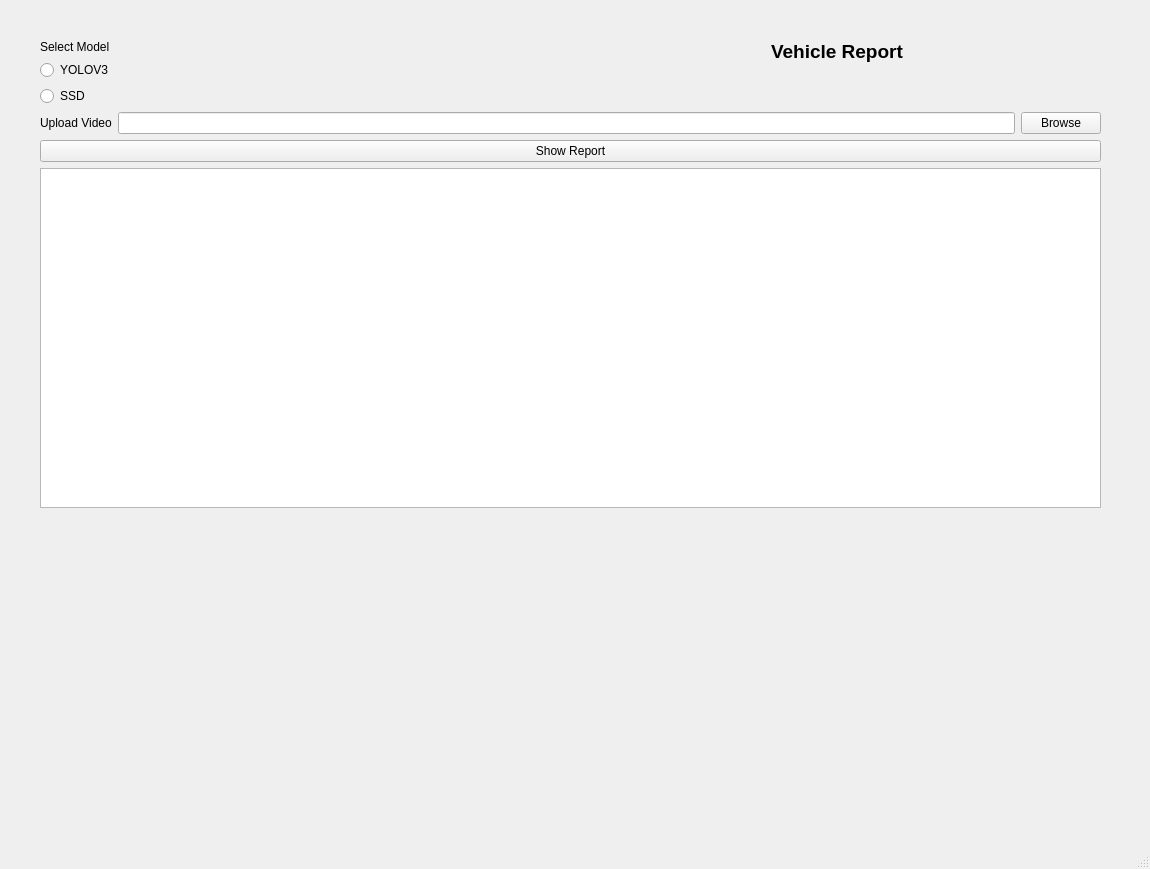
<?xml version="1.0" encoding="UTF-8"?>
<ui version="4.0">
 <class>MainWindow</class>
 <widget class="QMainWindow" name="MainWindow">
  <property name="geometry">
   <rect>
    <x>0</x>
    <y>0</y>
    <width>1150</width>
    <height>869</height>
   </rect>
  </property>
  <property name="windowTitle">
   <string>Vehicle Report Shower</string>
  </property>
  <widget class="QWidget" name="centralwidget">
   <widget class="QWidget" name="layoutWidget">
    <property name="geometry">
     <rect>
      <x>40</x>
      <y>40</y>
      <width>1061</width>
      <height>774</height>
     </rect>
    </property>
    <layout class="QVBoxLayout" name="verticalLayout_3">
     <item>
      <layout class="QHBoxLayout" name="horizontalLayout">
       <item>
        <layout class="QVBoxLayout" name="verticalLayout">
         <item>
          <widget class="QLabel" name="label">
           <property name="text">
            <string>Select Model</string>
           </property>
          </widget>
         </item>
         <item>
          <widget class="QRadioButton" name="yolo">
           <property name="text">
            <string>YOLOV3</string>
           </property>
          </widget>
         </item>
         <item>
          <widget class="QRadioButton" name="ssd">
           <property name="text">
            <string>SSD</string>
           </property>
          </widget>
         </item>
        </layout>
       </item>
       <item alignment="Qt::AlignHCenter|Qt::AlignTop">
        <widget class="QLabel" name="label_2">
         <property name="font">
          <font>
           <pointsize>14</pointsize>
           <weight>75</weight>
           <bold>true</bold>
          </font>
         </property>
         <property name="text">
          <string>Vehicle Report</string>
         </property>
         <property name="wordWrap">
          <bool>true</bool>
         </property>
        </widget>
       </item>
      </layout>
     </item>
     <item>
      <layout class="QHBoxLayout" name="horizontalLayout_2">
       <item>
        <widget class="QLabel" name="label_3">
         <property name="text">
          <string>Upload Video</string>
         </property>
        </widget>
       </item>
       <item>
        <widget class="QLineEdit" name="lineEdit"/>
       </item>
       <item>
        <widget class="QPushButton" name="pushButton">
         <property name="text">
          <string>Browse</string>
         </property>
        </widget>
       </item>
      </layout>
     </item>
     <item>
      <widget class="QPushButton" name="report">
       <property name="text">
        <string>Show Report</string>
       </property>
      </widget>
     </item>
     <item>
      <widget class="QTextBrowser" name="debugTextBrowser">
       <property name="font">
        <font>
         <weight>75</weight>
         <bold>true</bold>
        </font>
       </property>
      </widget>
     </item>
     <item>
      <layout class="QVBoxLayout" name="verticalLayout_2">
       <item>
        <layout class="QHBoxLayout" name="horizontalLayout_3">
         <item>
          <widget class="QLabel" name="original_video">
           <property name="minimumSize">
            <size>
             <width>200</width>
             <height>300</height>
            </size>
           </property>
           <property name="text">
            <string/>
           </property>
          </widget>
         </item>
         <item>
          <widget class="QLabel" name="difference_video">
           <property name="minimumSize">
            <size>
             <width>200</width>
             <height>300</height>
            </size>
           </property>
           <property name="text">
            <string/>
           </property>
          </widget>
         </item>
        </layout>
       </item>
      </layout>
     </item>
    </layout>
   </widget>
  </widget>
  <widget class="QMenuBar" name="menubar">
   <property name="geometry">
    <rect>
     <x>0</x>
     <y>0</y>
     <width>1150</width>
     <height>26</height>
    </rect>
   </property>
  </widget>
  <widget class="QStatusBar" name="statusbar"/>
 </widget>
 <resources/>
 <connections>
  <connection>
   <sender>pushButton</sender>
   <signal>clicked()</signal>
   <receiver>MainWindow</receiver>
   <slot>browseSlot()</slot>
   <hints>
    <hint type="sourcelabel">
     <x>1037</x>
     <y>166</y>
    </hint>
    <hint type="destinationlabel">
     <x>784</x>
     <y>312</y>
    </hint>
   </hints>
  </connection>
  <connection>
   <sender>lineEdit</sender>
   <signal>returnPressed()</signal>
   <receiver>MainWindow</receiver>
   <slot>returnPressedSlot()</slot>
   <hints>
    <hint type="sourcelabel">
     <x>529</x>
     <y>164</y>
    </hint>
    <hint type="destinationlabel">
     <x>775</x>
     <y>376</y>
    </hint>
   </hints>
  </connection>
  <connection>
   <sender>yolo</sender>
   <signal>toggled(bool)</signal>
   <receiver>MainWindow</receiver>
   <slot>yoloSlot()</slot>
   <hints>
    <hint type="sourcelabel">
     <x>188</x>
     <y>108</y>
    </hint>
    <hint type="destinationlabel">
     <x>846</x>
     <y>186</y>
    </hint>
   </hints>
  </connection>
  <connection>
   <sender>ssd</sender>
   <signal>toggled(bool)</signal>
   <receiver>MainWindow</receiver>
   <slot>ssdSlot()</slot>
   <hints>
    <hint type="sourcelabel">
     <x>82</x>
     <y>127</y>
    </hint>
    <hint type="destinationlabel">
     <x>817</x>
     <y>115</y>
    </hint>
   </hints>
  </connection>
  <connection>
   <sender>report</sender>
   <signal>clicked()</signal>
   <receiver>MainWindow</receiver>
   <slot>reportSlot()</slot>
   <hints>
    <hint type="sourcelabel">
     <x>327</x>
     <y>227</y>
    </hint>
    <hint type="destinationlabel">
     <x>831</x>
     <y>461</y>
    </hint>
   </hints>
  </connection>
 </connections>
 <slots>
  <slot>browseSlot()</slot>
  <slot>slot1()</slot>
  <slot>returnPressedSlot()</slot>
  <slot>yoloSlot()</slot>
  <slot>ssdSlot()</slot>
  <slot>reportSlot()</slot>
  <slot>videoShowSlot()</slot>
 </slots>
</ui>
